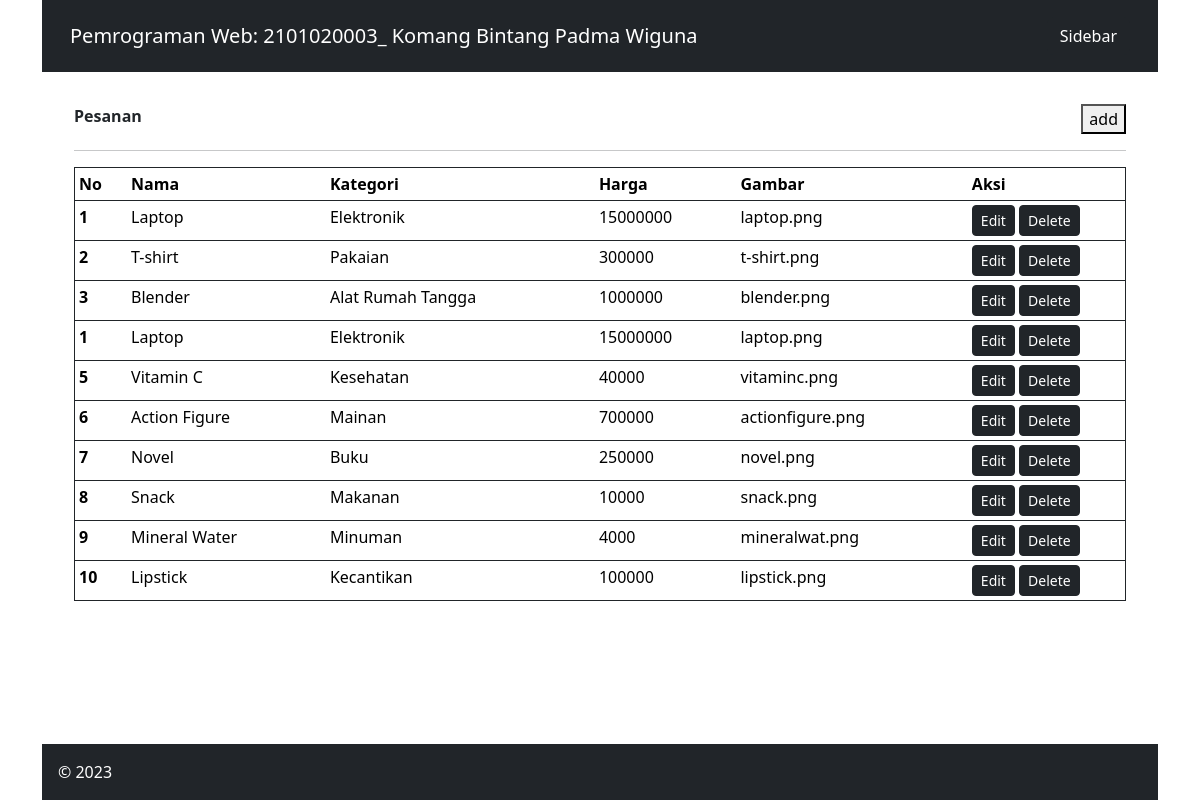
Page /index.php?page=pesanan on the committed database.
### tables this page shows
CREATE TABLE `detail_pesanan` (
  `id_detail_pesanan` int(11) NOT NULL,
  `jumlah` int(11) NOT NULL,
  `id_produk` int(11) NOT NULL,
  `id_pesanan` int(11) NOT NULL
);

CREATE TABLE `produk` (
  `id_produk` int(11) NOT NULL,
  `nama_produk` varchar(255) NOT NULL,
  `id_kategori` int(11) NOT NULL,
  `harga` int(11) DEFAULT NULL,
  `gambar` varchar(255) DEFAULT NULL
);

CREATE TABLE `kategori` (
  `id_kategori` int(11) NOT NULL,
  `nama_kategori` varchar(255) NOT NULL
);

### pesanan.php (the view)
<div class="row justify-content-between">
    <div class="col-10"><b>Pesanan</b></div>
    <div class="col-2 d-flex justify-content-end align-items-end">
        <button btn btn-dark btn-sm>add</button>
    </div>
</div>
<hr>
<table class="table table-sm border border-dark">
    <thead class="thead-dark">
        <tr>
            <th scope="col" width="5%">No</th>
            <th scope="col">Nama</th>
            <th scope="col">Kategori</th>
            <th scope="col">Harga</th>
            <th scope="col">Gambar</th>
            <th scope="col" width="15%">Aksi</th>
        </tr>
    </thead>
    <tbody>
        <?php
        $stmt = "SELECT * FROM detail_pesanan
        JOIN pesanan ON pesanan.id_pesanan = detail_pesanan.id_pesanan
        JOIN produk ON produk.id_produk = detail_pesanan.id_produk
        JOIN kategori ON kategori.id_kategori = produk.id_kategori";
        $datas = mysqli_query($conn, $stmt);
        while ($data = mysqli_fetch_array($datas)) {
        ?>
            <tr>
                <th scope="row"><?= $data['id_produk'] ?></th>
                <td><?= $data['nama_produk'] ?></td>
                <td><?= $data['nama_kategori'] ?></td>
                <td><?= $data['harga'] ?></td>
                <td><?= $data['gambar'] ?></td>
                <td>
                    <button class="btn btn-dark btn-sm">Edit</button>
                    <button class="btn btn-dark btn-sm">Delete</button>
                </td>
            </tr>
        <?php } ?>
  </tbody>
</table>

### index.php (style rules this page uses)
html, body { height: 100%; }

### rows in the picture
detail_pesanan: id_produk.id_produk "1", id_produk.nama_produk "Laptop", kategori.nama_kategori "Elektronik", id_produk.harga "15000000", id_produk.gambar "laptop.png"
detail_pesanan: id_produk.id_produk "2", id_produk.nama_produk "T-shirt", kategori.nama_kategori "Pakaian", id_produk.harga "300000", id_produk.gambar "t-shirt.png"
detail_pesanan: id_produk.id_produk "3", id_produk.nama_produk "Blender", kategori.nama_kategori "Alat Rumah Tangga", id_produk.harga "1000000", id_produk.gambar "blender.png"
detail_pesanan: id_produk.id_produk "1", id_produk.nama_produk "Laptop", kategori.nama_kategori "Elektronik", id_produk.harga "15000000", id_produk.gambar "laptop.png"
detail_pesanan: id_produk.id_produk "5", id_produk.nama_produk "Vitamin C", kategori.nama_kategori "Kesehatan", id_produk.harga "40000", id_produk.gambar "vitaminc.png"
detail_pesanan: id_produk.id_produk "6", id_produk.nama_produk "Action Figure", kategori.nama_kategori "Mainan", id_produk.harga "700000", id_produk.gambar "actionfigure.png"
detail_pesanan: id_produk.id_produk "7", id_produk.nama_produk "Novel", kategori.nama_kategori "Buku", id_produk.harga "250000", id_produk.gambar "novel.png"
detail_pesanan: id_produk.id_produk "8", id_produk.nama_produk "Snack", kategori.nama_kategori "Makanan", id_produk.harga "10000", id_produk.gambar "snack.png"
detail_pesanan: id_produk.id_produk "9", id_produk.nama_produk "Mineral Water", kategori.nama_kategori "Minuman", id_produk.harga "4000", id_produk.gambar "mineralwat.png"
detail_pesanan: id_produk.id_produk "10", id_produk.nama_produk "Lipstick", kategori.nama_kategori "Kecantikan", id_produk.harga "100000", id_produk.gambar "lipstick.png"
